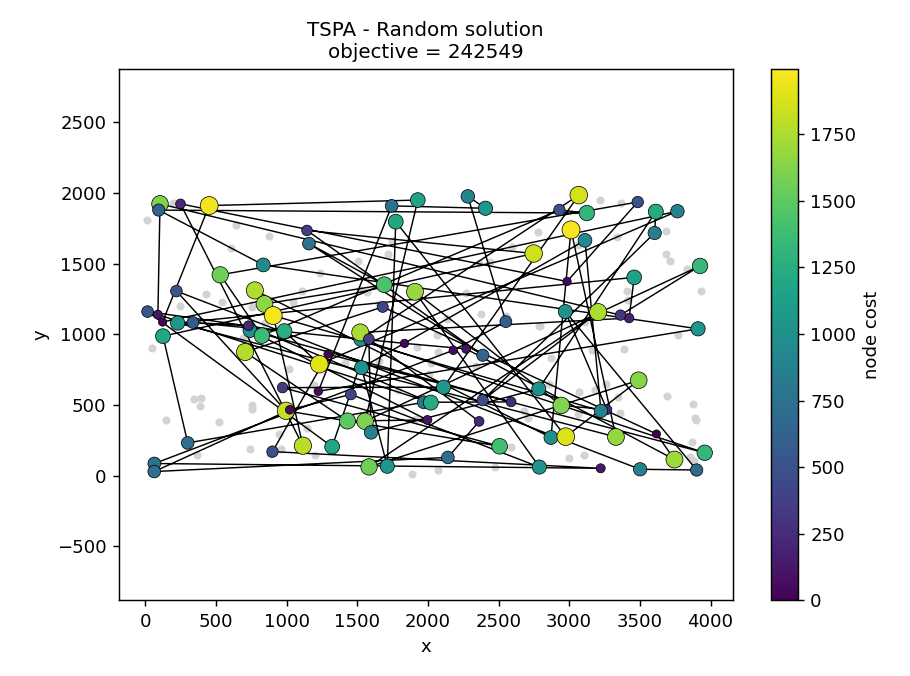
#> input picture lab1/plots/TSPA_random.png, 910 x 676 px, found by its file name; its folder holds 4 pictures in this run
$ python montage.py
#> lines starting #> are read from the running program, lines starting #| are printed output that depends on the picture
import os

import matplotlib
matplotlib.use("Agg")
import matplotlib.image as mpimg
import matplotlib.pyplot as plt

INSTANCES = ["TSPA", "TSPB"]

GROUPS = [
    ("constructive", "Constructive heuristics (lab 1)",
     ["random", "nn_end", "nn_any", "greedy_cycle"]),
    ("regret", "Regret heuristics (lab 2)",
     ["nn_any_regret", "greedy_cycle_regret",
      "nn_any_weighted", "greedy_cycle_weighted",
      "nn_any_weighted_1_2", "greedy_cycle_weighted_1_2",
      "nn_any_weighted_2_1", "greedy_cycle_weighted_2_1"]),
    ("local_search", "Local search (lab 3)",
     ["steepest_nodes_random", "steepest_nodes_greedy",
      "steepest_edges_random", "steepest_edges_greedy",
      "greedy_nodes_random", "greedy_nodes_greedy",
      "greedy_edges_random", "greedy_edges_greedy"]),
    ("candidate", "Steepest LS: baseline vs candidate moves (lab 4)",
     ["steepest_edges_random", "candidate_edges_random",
      "steepest_edges_greedy", "candidate_edges_greedy"]),
    ("lm", "Steepest LS: baseline vs list of moves (lab 5)",
     ["steepest_edges_random", "lm_edges_random",
      "steepest_edges_greedy", "lm_edges_greedy"]),
]

COLS = 2
PAGE_W, PAGE_H = 8.27, 11.69

os.makedirs("montages", exist_ok=True)

for inst in INSTANCES:
    for key, title, methods in GROUPS:
        rows = (len(methods) + COLS - 1) // COLS
        fig, axes = plt.subplots(rows, COLS, figsize=(PAGE_W, PAGE_H * rows / 4 if rows < 4 else PAGE_H))
        axes = axes.flatten() if hasattr(axes, "flatten") else [axes]
        for ax in axes:
            ax.axis("off")
        for ax, m in zip(axes, methods):
            path = f"plots/{inst}_{m}.png"
            if os.path.exists(path):
                ax.imshow(mpimg.imread(path))
            else:
                ax.text(0.5, 0.5, "missing: " + m, ha="center", va="center")
        fig.suptitle(f"{inst} - {title}", fontsize=12, y=0.995)
        fig.subplots_adjust(left=0.01, right=0.99, top=0.97, bottom=0.01, wspace=0.02, hspace=0.02)
        fig.savefig(f"montages/{inst}_{key}.png", dpi=200)
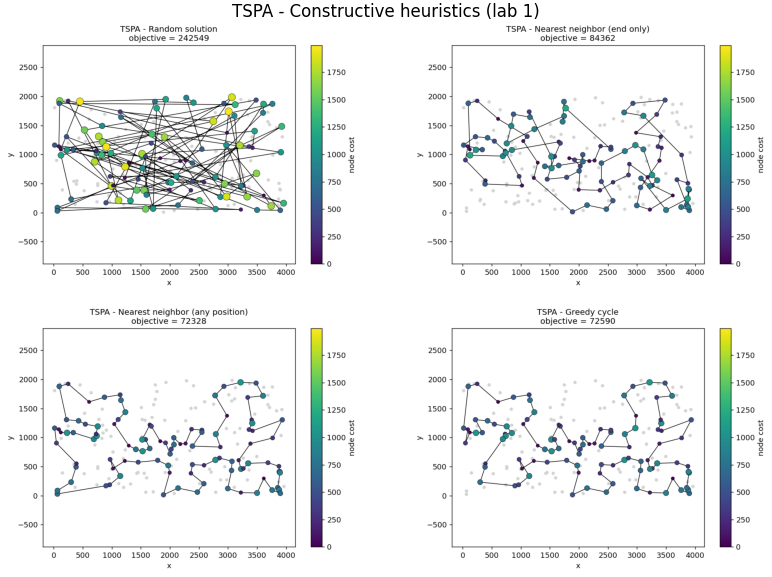
#> figure drawn by matplotlib, 4 panels
        plt.close(fig)

print("done: folder montages")
